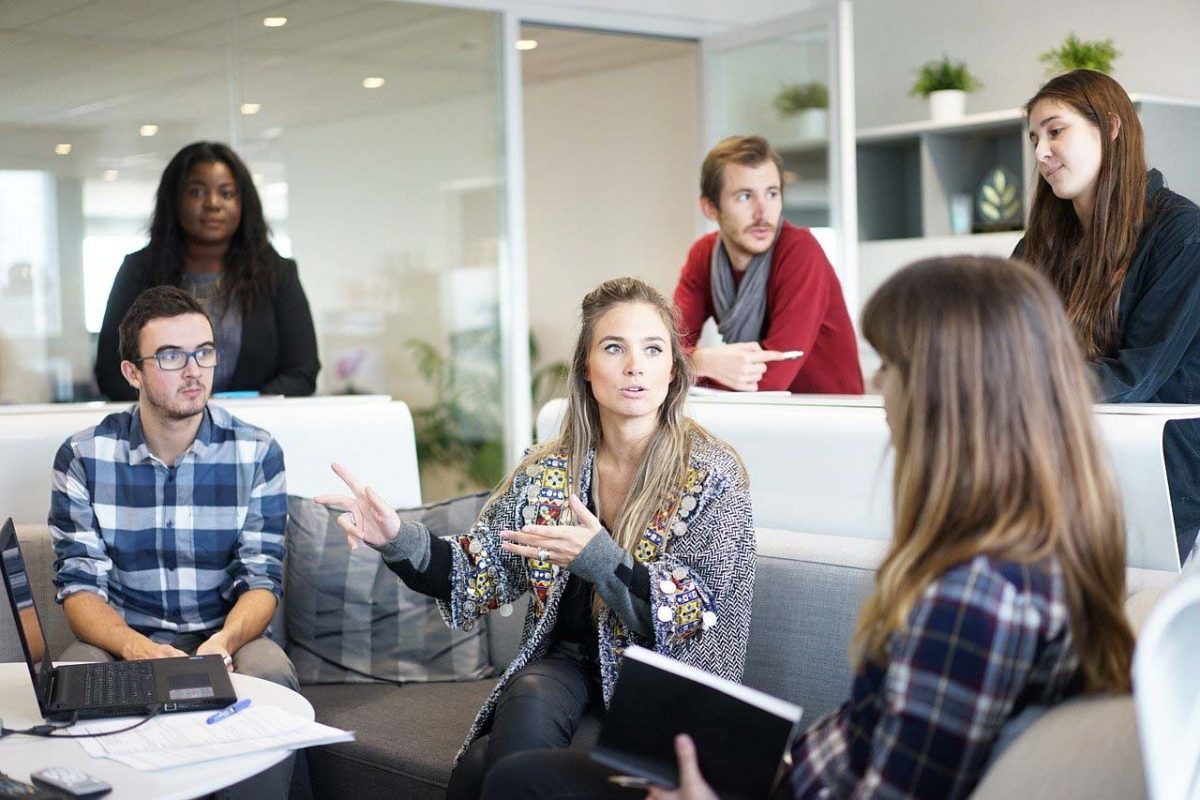
#> input picture class-02/images/px-people.jpeg, 1200 x 800 px
$ jupyter execute class-02.ipynb
#> lines starting #> are read from the running program, lines starting #| are printed output that depends on the picture
[cell 1]
import cv2 as cv
import matplotlib.pyplot as plt

[cell 2]
image = cv.imread("images/px-people.jpeg")
#> image is the input picture: shape (800, 1200, 3); mean B, G, R 136.5, 138.5, 142.3
image = cv.cvtColor(image, cv.COLOR_BGR2RGB)

[cell 3]
plt.imshow(image)

[cell 4]
image_gray = cv.cvtColor(image, cv.COLOR_RGB2GRAY)
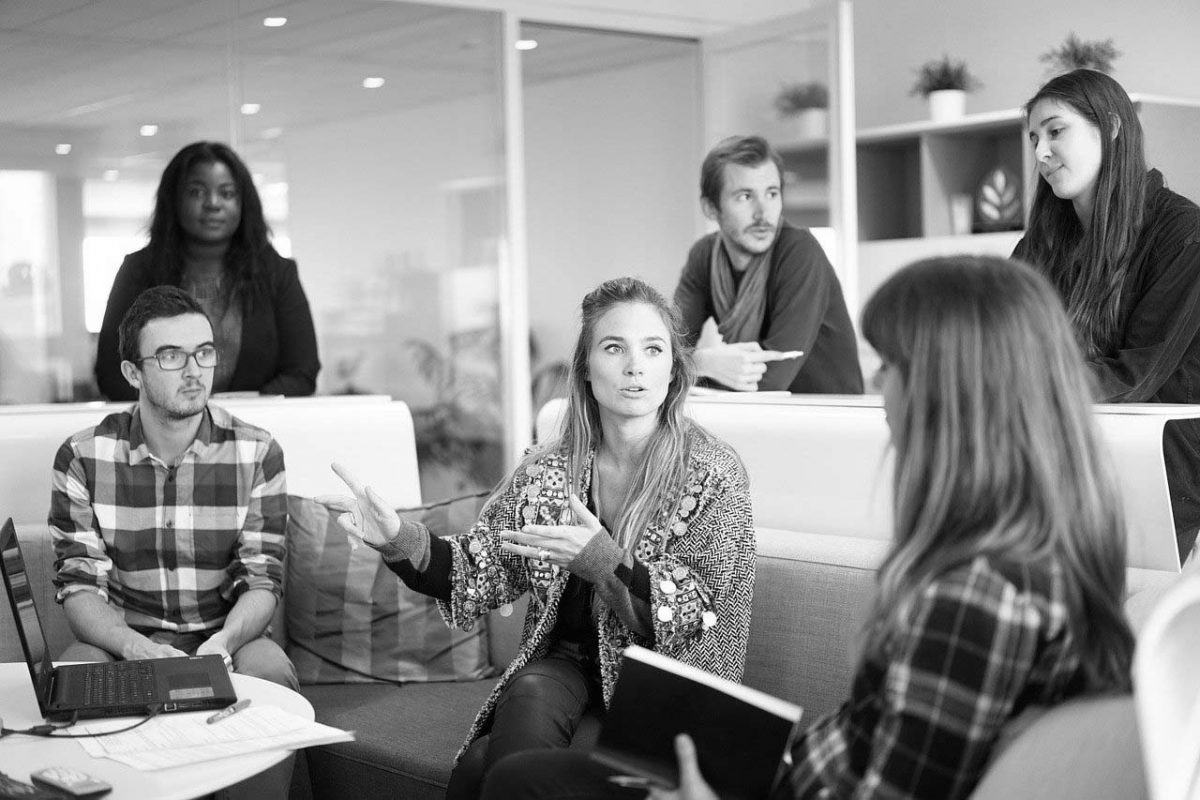
#> image_gray: shape (800, 1200); min 0, max 255, mean 139.4

[cell 5]
plt.imshow(image_gray, cmap='gray')

[cell 6]
classificador = cv.CascadeClassifier("classifiers/haarcascade_frontalface_default.xml");

[cell 7]
faces = classificador.detectMultiScale(image_gray, 1.3, 5)
#> faces = [[177, 164, 72, 72], [718, 162, 80, 80], [584, 309, 102, 102], [1020, 96, 94, 94], [139, 316, 94, 94]]

[cell 8]
len(faces)
#> Out = 5

[cell 9]
faces[0]
#> Out = [177, 164, 72, 72]

[cell 10]
image_note = image.copy()

[cell 11]
for (x, y, w, h) in faces:
    cv.rectangle(image_note, (x,y), (x+w,y+h), (255,255,0), 2)
#> this loop made 5 passes
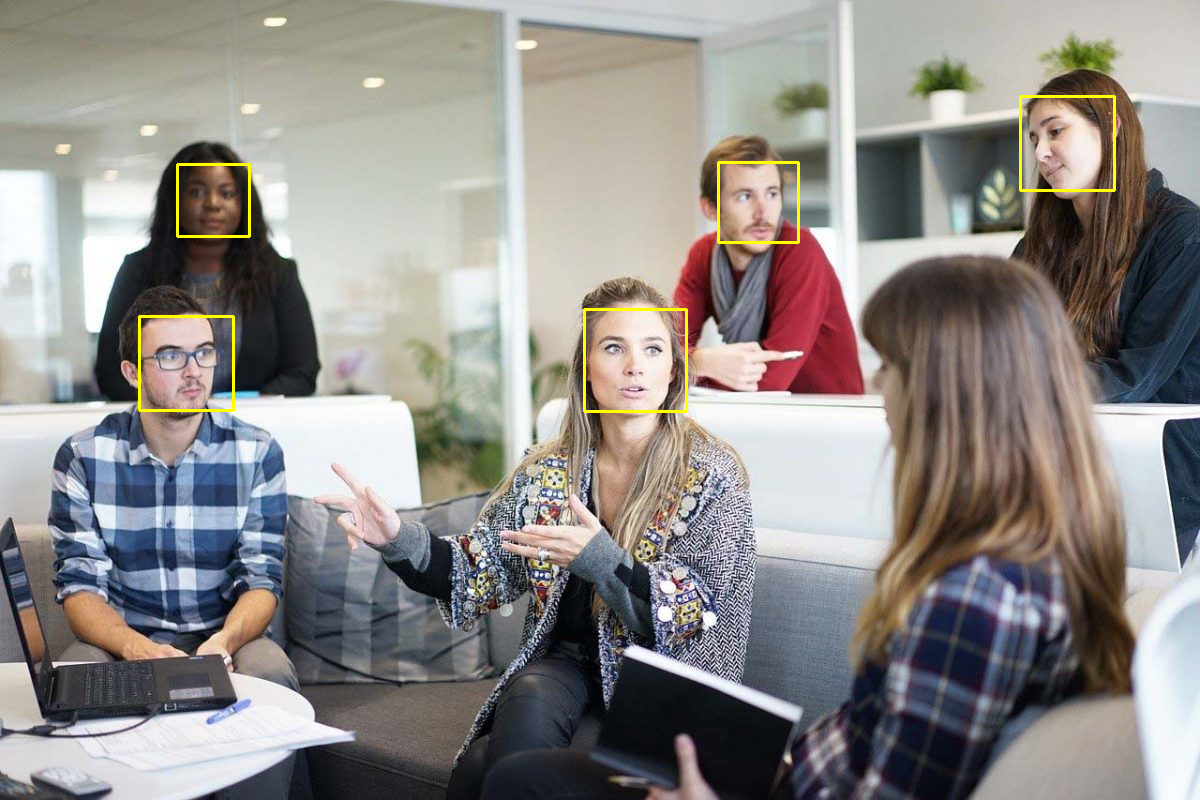
#> image_note: shape (800, 1200, 3); mean R, G, B 143.1, 139.4, 136

[cell 12]
plt.figure(figsize=(20,10))
plt.imshow(image_note)

[cell 13]
face_image = 0

for (x, y, w, h) in faces:
    face_image += 1
    image_roi = image[y:y+h, x:x+w]
    image_roi = cv.cvtColor(image_roi, cv.COLOR_RGB2BGR)
    cv.imwrite("images/face_"+str(face_image)+".png", image_roi)
#> this loop made 5 passes
#> pass 1, `image_roi = image[y:y+h, x:x+w]`:
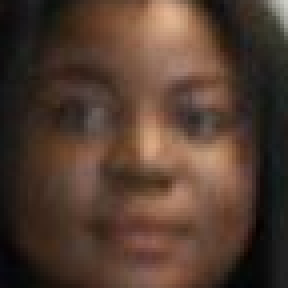
#> image_roi: shape (72, 72, 3) (shown 4 times larger); mean R, G, B 82.7, 60.6, 48.3
#> pass 2, `image_roi = image[y:y+h, x:x+w]`:
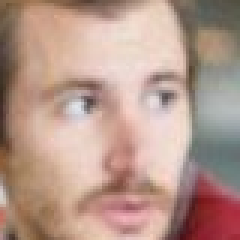
#> image_roi: shape (80, 80, 3) (shown 3 times larger); mean R, G, B 181.9, 151.6, 139.2
#> after the loop, face_image = 5

$ run again, with class-02/images/face_1.png saved as class-02/images/px-people.jpeg
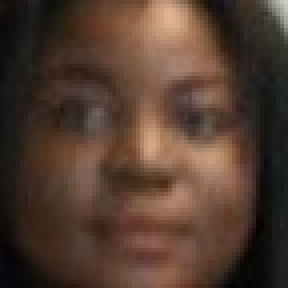
#> input picture class-02/images/face_1.png, 72 x 72 px (shown 4 times larger)
#> image is the input picture: shape (72, 72, 3); mean B, G, R 48.2, 60.6, 82.7
#> faces = [[7, 5, 59, 59]]
#> `len(faces)`: Out = 1
#> `faces[0]`: Out = [7, 5, 59, 59]
#> the loop `for (x, y, w, h) in faces:` made 1 pass
#> after the loop `for (x, y, w, h) in faces:`:
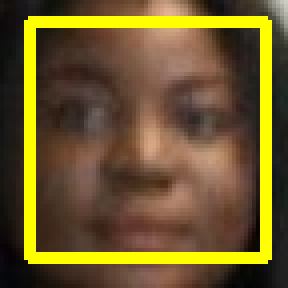
#> image_note: shape (72, 72, 3) (shown 4 times larger); mean R, G, B 108.8, 88.9, 43.3
#> the loop `for (x, y, w, h) in faces:` made 1 pass
#> (x, y, w, h, face_image) on pass 1: (7, 5, 59, 59, 1)
#> pass 1, `image_roi = image[y:y+h, x:x+w]`:
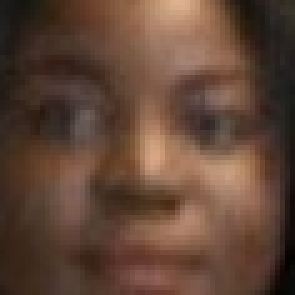
#> image_roi: shape (59, 59, 3) (shown 5 times larger); mean R, G, B 97.2, 69.7, 54.9
#> after the loop `for (x, y, w, h) in faces:`: face_image = 1

$ run again, with class-02/images/face_2.png saved as class-02/images/px-people.jpeg
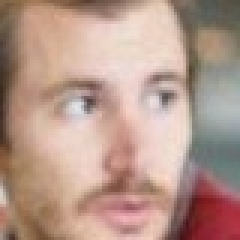
#> input picture class-02/images/face_2.png, 80 x 80 px (shown 3 times larger)
#> image is the input picture: shape (80, 80, 3); mean B, G, R 139.2, 151.6, 181.9
#> faces = [[12, 8, 64, 64]]
#> `len(faces)`: Out = 1
#> `faces[0]`: Out = [12, 8, 64, 64]
#> the loop `for (x, y, w, h) in faces:` made 1 pass
#> after the loop `for (x, y, w, h) in faces:`:
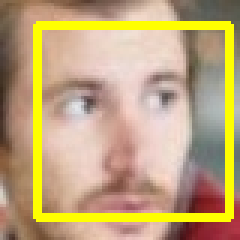
#> image_note: shape (80, 80, 3) (shown 3 times larger); mean R, G, B 191, 164.5, 123
#> the loop `for (x, y, w, h) in faces:` made 1 pass
#> (x, y, w, h, face_image) on pass 1: (12, 8, 64, 64, 1)
#> pass 1, `image_roi = image[y:y+h, x:x+w]`:
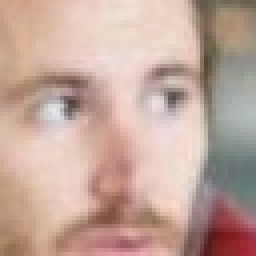
#> image_roi: shape (64, 64, 3) (shown 4 times larger); mean R, G, B 194.8, 166.1, 155
#> after the loop `for (x, y, w, h) in faces:`: face_image = 1
